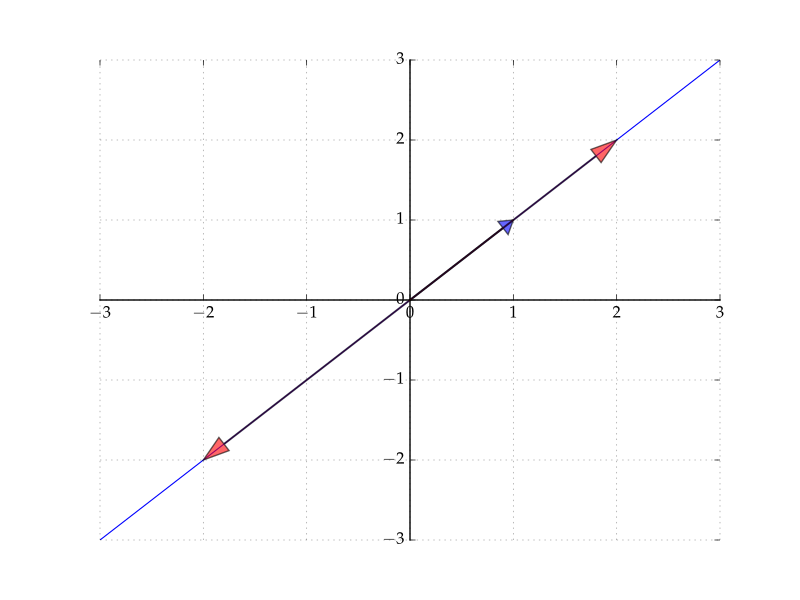

The script that drew this image:
"""
Filename: eigenvec.py
Authors: Tom Sargent and John Stachurski.

Illustrates eigenvectors.
"""

import matplotlib.pyplot as plt
import numpy as np
from scipy.linalg import eig

v = np.ones(2)

fig, ax = plt.subplots()
# Set the axes through the origin
for spine in ['left', 'bottom']:
    ax.spines[spine].set_position('zero')
for spine in ['right', 'top']:
    ax.spines[spine].set_color('none')
ax.grid(alpha=0.4)
    
xmin, xmax = -3, 3
ymin, ymax = -3, 3
ax.set_xlim(xmin, xmax)
ax.set_ylim(ymin, ymax)
#ax.set_xticks(())
#ax.set_yticks(())

# Plot each eigenvector
ax.annotate('', xy=v, xytext=(0, 0), 
            arrowprops=dict(facecolor='blue', 
                shrink=0, 
                alpha=0.6,
                width=0.5))

# Plot the scaled versions
for s in (-2, 2):
    sv = s * v
    ax.annotate('', xy=sv, xytext=(0, 0), 
                arrowprops=dict(facecolor='red', 
                    shrink=0, 
                    alpha=0.6,
                    width=0.5))

# Plot the lines they run through
x = np.linspace(xmin, xmax, 3)
a = v[1] / v[0]
ax.plot(x, a * x, 'b-', lw=0.8)


plt.show()
